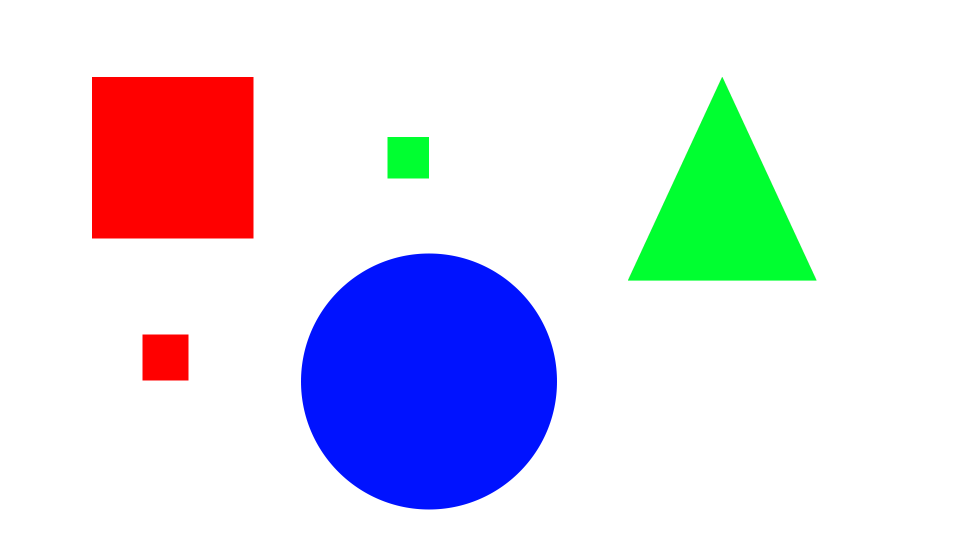
#> input picture figures_2.png, 1920 x 1080 px (shown at 1/2 size)
$ python color_shape_detection_image.py
#> lines starting #> are read from the running program, lines starting #| are printed output that depends on the picture; after the words box and inside, x2 and y2 are one past the last pixel; in counts of white or black regions, pixels touching at a corner belong together
from re import M, T
import cv2
import numpy as np
from math import ceil
from math import sqrt


def nothing(x):
    # any operation
    pass

# Entry : List
# Output : Same list without duplication element
def duplicates_remove(list):
    for i in list:
        if i in list:
            list.remove(i)
    return list

frame = cv2.imread(cv2.samples.findFile("figures_2.png"))
#> frame is the input picture: shape (1080, 1920, 3); mean B, G, R 232.7, 217.6, 219.4

# ============================================================
# Input : Image of the objects to detect
# Output : [ shape , color , x_center , y_center , ID]
def findInfo(image):

    font = cv2.FONT_HERSHEY_COMPLEX
    frameCanny = cv2.Canny(image,150,300)
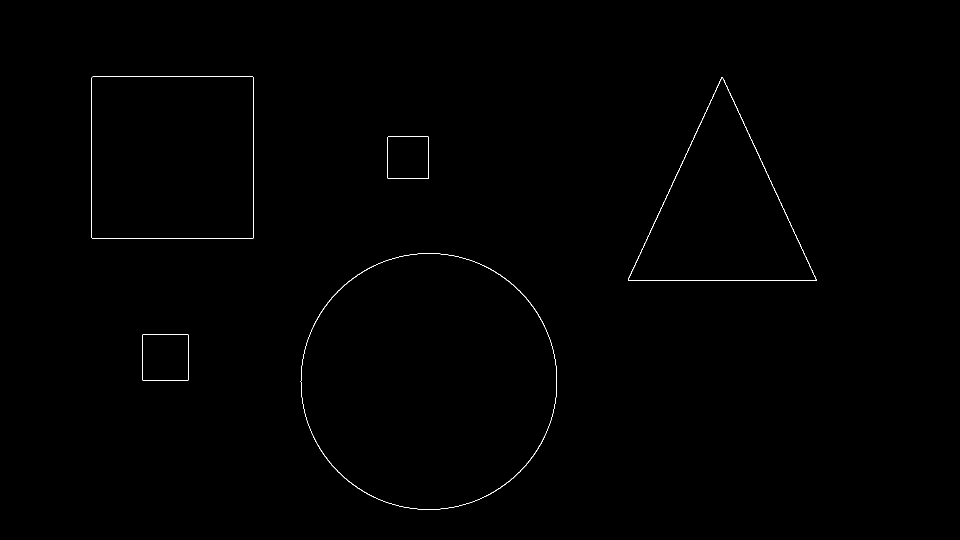
#> frameCanny: shape (1080, 1920) (shown at 1/2 size); 0.26% white in thin lines or dots, all inside (x1, y1, x2, y2) = (183, 153, 1633, 1019)


    contours, _ = cv2.findContours(frameCanny, cv2.RETR_TREE, cv2.CHAIN_APPROX_SIMPLE)
#> contours = 10 contours; largest, box (x1, y1, x2, y2) and area: (601, 506, 1114, 1019) 206065, (601, 506, 1114, 1019) 205675, (183, 153, 507, 477) 104326, (183, 153, 507, 477) 104326, (1256, 154, 1633, 562) 77297
    liste = []
    type = 0
    id = 0

    for cnt in contours:
        area = cv2.contourArea(cnt)
        approx = cv2.approxPolyDP(cnt, 0.02*cv2.arcLength(cnt, True), True)
        x = approx.ravel()[0]
        y = approx.ravel()[1]

        if area > 400:
            cv2.drawContours(image, [approx], 0, (0, 0, 0), 5)

            if len(approx) == 3: # Triangle
                # WARNING the center recovered for the triangle is the center of the rectangle surrounding the triangle, not the center of the triangle
                cv2.putText(image, "Triangle", (x, y), font, 1, (0, 0, 0))
                type = 2

            elif len(approx) == 4: # Square
                cv2.putText(image, "Rectangle", (x, y), font, 1, (0, 0, 0))
                type = 1
            elif len(approx) == 10:
                cv2.putText(image, "Star", (x, y), font, 1, (0, 0, 0))
                type = 4
            elif 5 < len(approx) < 20: # Circle
                cv2.putText(image, "Circle", (x, y), font, 1, (0, 0, 0))
                type = 3

            x,y,w,h = cv2.boundingRect(cnt) # offsets - with this you get 'mask'
            #cv2.imshow('cutted contour',frame[y:y+h,x:x+w])
            pixel_average = np.array(cv2.mean(image[y:y+h,x:x+w])).astype(np.uint8)
            #print('Average color (BGR): ',pixel_average)
            color = ["Blue", "Green","Red"]
            L = list(pixel_average)
            couleur = color[L.index(max(pixel_average))]
            # Computation of the center of the rectangle
            x_c = ceil(x+0.5*w)
            y_c = ceil(y+0.5*h)
            cv2.circle(image, (x_c,y_c), radius=5, color=(255, 255, 255), thickness=-1)

            # We save all the information for each element
            liste.append([type,couleur,x_c,y_c])
#> this loop made 10 passes
#> (area, approx, type, w, h, L) on passes 1, 2, 5, 6, 7, 8, 9: (8461, [[286, 668], [284, 759], [376, 760], [376, 669]], 1, 93, 93, [0, 0, 208, 0]), (8460.5, [[286, 668], [376, 669], [375, 760], [284, 759]], 1, 93, 93, [2, 2, 206, 0]), (6886, [[776, 273], [774, 355], [857, 356], [857, 274]], 1, 84, 84, [38, 203, 0, 0]), (6885.5, [[776, 273], [857, 274], [856, 356], [774, 355]], 1, 84, 84, [40, 201, 2, 0]), (77297, [[1443, 154], [1256, 561], [1632, 561]], 2, 377, 408, [145, 242, 122, 0]), (77003, [[1444, 154], [1631, 561], [1256, 560]], 2, 377, 408, [144, 241, 122, 0]), (104326, [[185, 153], [183, 475], [506, 476], [506, 154]], 1, 324, 324, [0, 0, 240, 0])
#> (area, type, w, h, L, couleur) on passes 3 to 4: (206065, 3, 513, 513, [244, 68, 55, 0], 'Blue'), (205675, 3, 513, 513, [244, 68, 55, 0], 'Blue')
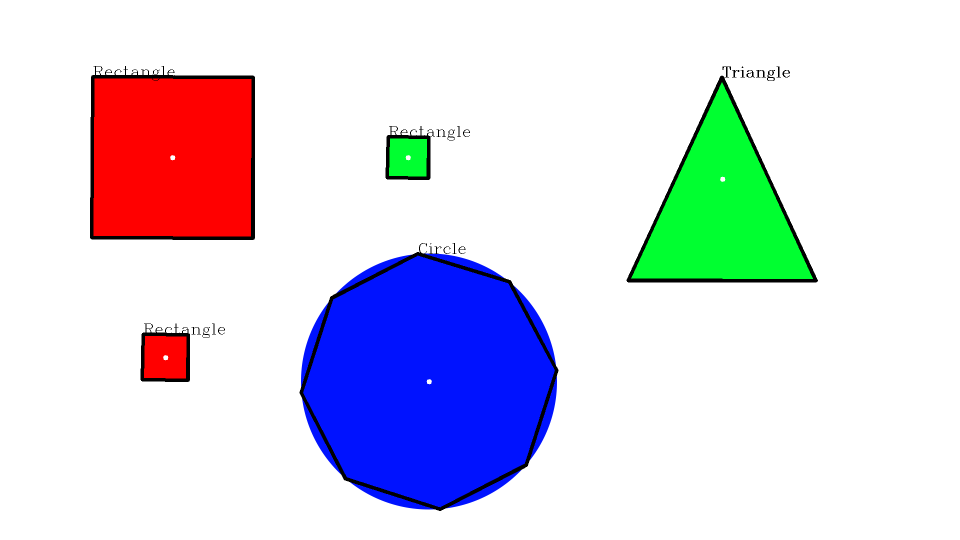
#> image: shape (1080, 1920, 3) (shown at 1/2 size); 1.81% of pixels changed, all inside (x1, y1, x2, y2) = (180, 132, 1636, 1022)
#> after the loop, liste = [[1, 'Red', 331, 715], [1, 'Red', 331, 715], [3, 'Blue', 858, 763], [3, 'Blue', 858, 763], [1, 'Green', 816, 315], [1, 'Green', 816, 315], [2, 'Green', 1445, 358], [2, 'Green', 1445, 358], [1, 'Red', 345, 315], [1, 'Red', 345, 315]]

    # We add the id of each element
    id = 0
    L_data = duplicates_remove(liste)
#> the loop in duplicates_remove, `for i in list:` made 5 passes
#> after the loop in duplicates_remove, `for i in list:`: list = [[1, 'Red', 331, 715], [3, 'Blue', 858, 763], [1, 'Green', 816, 315], [2, 'Green', 1445, 358], [1, 'Red', 345, 315]]
#> L_data has the same summary as list in duplicates_remove
    for i in L_data :
        i.append(id)
        id+=1
#> this loop made 5 passes
#> after the loop, id = 5

    cv2.imshow("Display window", image)
    k = cv2.waitKey(0)
#> (key Esc is pressed here)

    print(L_data)
#| [[1, 'Red', 331, 715, 0], [3, 'Blue', 858, 763, 1], [1, 'Green', 816, 315, 2], [2, 'Green', 1445, 358, 3], [1, 'Red', 345, 315, 4]]

    return L_data


# ============================================================
# Input : 2x2 list - Coordinates of the end effector (x,y)
# Output : Info [ shape , color , x_center , y_center , ID] of the closest element
def findClosestPiece(coordinates,shape,color):

    objectInfo = findInfo(frame)
#> objectInfo = [[1, 'Red', 331, 715, 0], [3, 'Blue', 858, 763, 1], [1, 'Green', 816, 315, 2], [2, 'Green', 1445, 358, 3], [1, 'Red', 345, 315, 4]]

    candidate = []
    for object in objectInfo :
        if object[1]==color and object[0]==shape :
            candidate.append(object)
#> this loop made 5 passes
#> after the loop, candidate = [[1, 'Red', 331, 715, 0], [1, 'Red', 345, 315, 4]]

    print(candidate)
#| [[1, 'Red', 331, 715, 0], [1, 'Red', 345, 315, 4]]

    dist = []
    for object in candidate:
        dist.append(sqrt((object[2]-coordinates[0])**2+(object[3]-coordinates[1])**2))
#> this loop made 2 passes
#> after the loop, dist = [787.9, 467.2]

    return candidate[dist.index(min(dist))][2:4]

# ============================================================

print(findClosestPiece([0,0],1,'Red'))

# ============================================================
# Input : Info [num, color, x,y]
# Output : [ shape , color , x_center , y_center , ID] if the piece is here, 0 otherwise

def isThePiecePresent(Info):


    epsilon = 100 # Parameter to change
    near_object = []
    objectInfo = findInfo(frame)
    for object in objectInfo:
        # We check around the coordinates, in a frame, if there's other objects
        if object[2]<Info[2]+epsilon and object[2]>Info[2]-epsilon:
            if object[3]<Info[3]+epsilon and object[3]>Info[3]-epsilon:
                near_object.append(object)
    for object in near_object:
        if object[1]==Info[1] and object[0]==object[0]: # Check if we have the same color/shame
            return object[:-1]

    return 0


#print(isThePiecePresent(frame,[3, 'Blue', 858, 763, 0]))

# ============================================================
